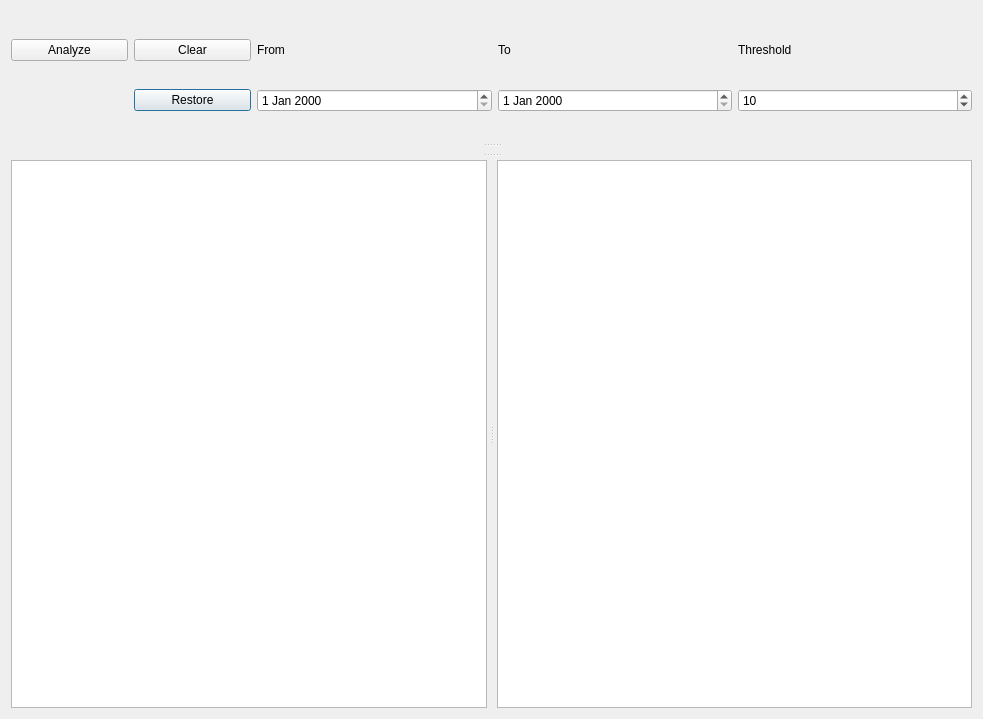
<?xml version="1.0" encoding="UTF-8"?>
<ui version="4.0">
 <class>diary_analyze_dialog</class>
 <widget class="QDialog" name="diary_analyze_dialog">
  <property name="geometry">
   <rect>
    <x>0</x>
    <y>0</y>
    <width>983</width>
    <height>719</height>
   </rect>
  </property>
  <property name="windowTitle">
   <string>Analyze Diary with Concept</string>
  </property>
  <property name="windowIcon">
   <iconset resource="resource.qrc">
    <normaloff>:/icon/holoico_trans.ico</normaloff>:/icon/holoico_trans.ico</iconset>
  </property>
  <layout class="QVBoxLayout" name="verticalLayout_2">
   <item>
    <widget class="QSplitter" name="splitter_whole">
     <property name="orientation">
      <enum>Qt::Vertical</enum>
     </property>
     <property name="handleWidth">
      <number>10</number>
     </property>
     <widget class="QWidget" name="layoutWidget">
      <layout class="QGridLayout" name="gridLayout" columnstretch="1,1,2,2,2">
       <property name="horizontalSpacing">
        <number>6</number>
       </property>
       <property name="verticalSpacing">
        <number>0</number>
       </property>
       <item row="1" column="2">
        <widget class="QDateEdit" name="dateEdit_begin">
         <property name="maximumDateTime">
          <datetime>
           <hour>23</hour>
           <minute>59</minute>
           <second>59</second>
           <year>2169</year>
           <month>12</month>
           <day>31</day>
          </datetime>
         </property>
         <property name="minimumDateTime">
          <datetime>
           <hour>0</hour>
           <minute>0</minute>
           <second>0</second>
           <year>1970</year>
           <month>1</month>
           <day>1</day>
          </datetime>
         </property>
        </widget>
       </item>
       <item row="1" column="4">
        <widget class="QSpinBox" name="spinBox">
         <property name="maximum">
          <number>999999999</number>
         </property>
         <property name="value">
          <number>10</number>
         </property>
        </widget>
       </item>
       <item row="1" column="3">
        <widget class="QDateEdit" name="dateEdit_end">
         <property name="maximumDate">
          <date>
           <year>2169</year>
           <month>12</month>
           <day>31</day>
          </date>
         </property>
         <property name="minimumDate">
          <date>
           <year>1970</year>
           <month>1</month>
           <day>1</day>
          </date>
         </property>
        </widget>
       </item>
       <item row="0" column="4">
        <widget class="QLabel" name="label_3">
         <property name="text">
          <string>Threshold</string>
         </property>
        </widget>
       </item>
       <item row="0" column="3">
        <widget class="QLabel" name="label_2">
         <property name="text">
          <string>To</string>
         </property>
        </widget>
       </item>
       <item row="0" column="2">
        <widget class="QLabel" name="label">
         <property name="text">
          <string>From</string>
         </property>
        </widget>
       </item>
       <item row="1" column="1">
        <widget class="QPushButton" name="pushButton_restore">
         <property name="text">
          <string>Restore</string>
         </property>
        </widget>
       </item>
       <item row="0" column="1">
        <widget class="QPushButton" name="pushButton_clear">
         <property name="text">
          <string>Clear</string>
         </property>
        </widget>
       </item>
       <item row="0" column="0">
        <widget class="QPushButton" name="pushButton_analyze">
         <property name="text">
          <string>Analyze</string>
         </property>
        </widget>
       </item>
      </layout>
     </widget>
     <widget class="QWidget" name="verticalLayoutWidget">
      <layout class="QVBoxLayout" name="verticalLayout">
       <property name="spacing">
        <number>0</number>
       </property>
      </layout>
     </widget>
     <widget class="QSplitter" name="splitter_bottom">
      <property name="orientation">
       <enum>Qt::Horizontal</enum>
      </property>
      <property name="handleWidth">
       <number>10</number>
      </property>
      <widget class="QListWidget" name="listWidget_all_concept"/>
      <widget class="QTextEdit" name="textEdit_viewer">
       <property name="readOnly">
        <bool>true</bool>
       </property>
       <property name="html">
        <string>&lt;!DOCTYPE HTML PUBLIC &quot;-//W3C//DTD HTML 4.0//EN&quot; &quot;http://www.w3.org/TR/REC-html40/strict.dtd&quot;&gt;
&lt;html&gt;&lt;head&gt;&lt;meta name=&quot;qrichtext&quot; content=&quot;1&quot; /&gt;&lt;style type=&quot;text/css&quot;&gt;
p, li { white-space: pre-wrap; }
&lt;/style&gt;&lt;/head&gt;&lt;body style=&quot; font-family:'SimSun'; font-size:9pt; font-weight:400; font-style:normal;&quot;&gt;
&lt;p style=&quot;-qt-paragraph-type:empty; margin-top:0px; margin-bottom:0px; margin-left:0px; margin-right:0px; -qt-block-indent:0; text-indent:0px; font-size:18pt;&quot;&gt;&lt;br /&gt;&lt;/p&gt;&lt;/body&gt;&lt;/html&gt;</string>
       </property>
      </widget>
     </widget>
    </widget>
   </item>
  </layout>
 </widget>
 <resources>
  <include location="resource.qrc"/>
 </resources>
 <connections/>
</ui>
